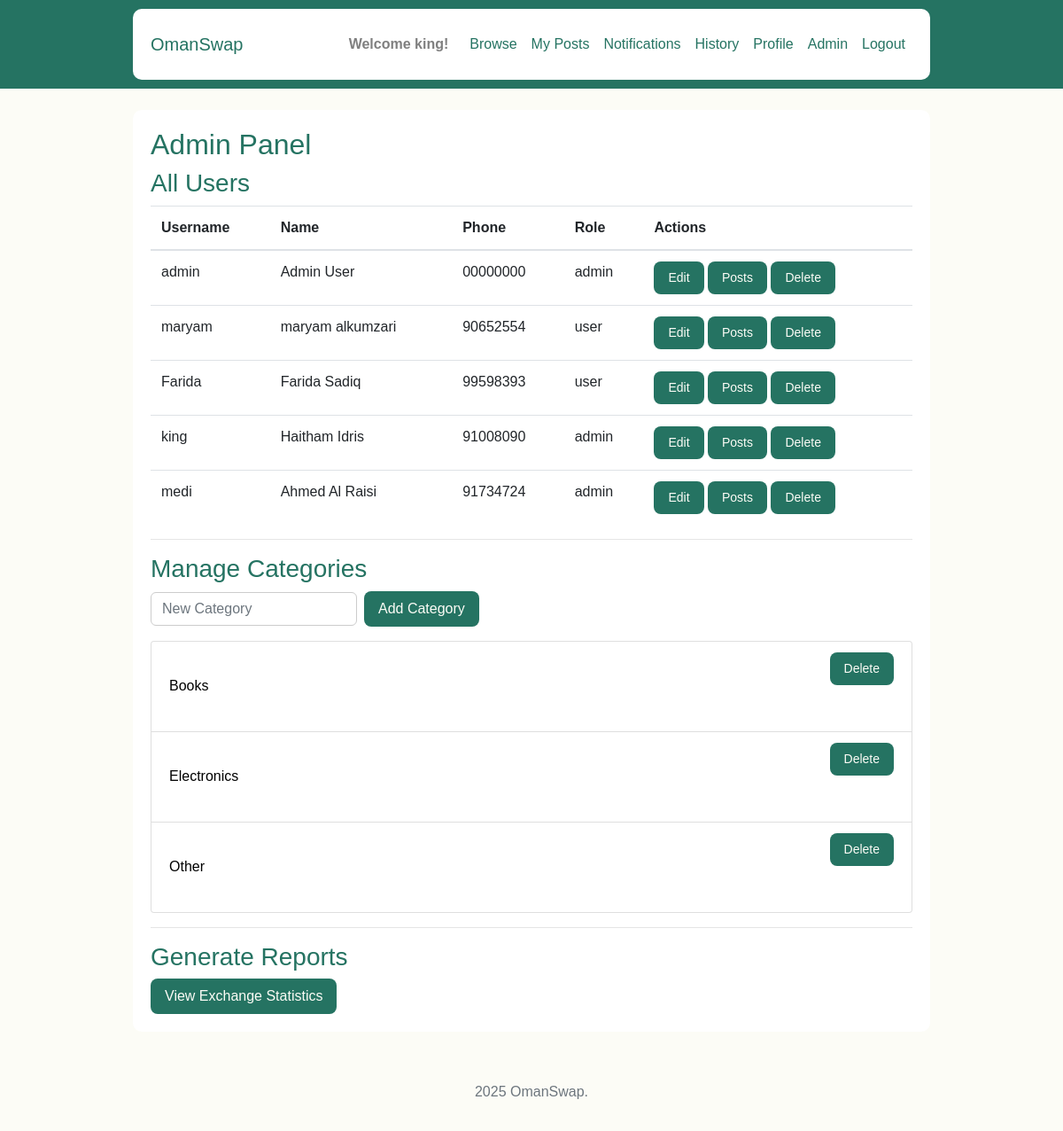
The page /admin (signed in) on the database its author committed.
### app/models.py (models this page shows, shortened)
class User(UserMixin, db.Model):
    id = db.Column(db.Integer, primary_key=True)
    username = db.Column(db.String(150), unique=True, nullable=False)
    password = db.Column(db.String(150), nullable=False)
    first_name = db.Column(db.String(100), nullable=False)
    last_name = db.Column(db.String(100), nullable=False)
    bio = db.Column(db.Text)
    phone_number = db.Column(db.String(20), nullable=False)
    province = db.Column(db.String(100), nullable=False)
    role = db.Column(db.String(20), default='user')
    posts = db.relationship('Post', backref='owner', lazy=True)
    exchange_requests_sent = db.relationship('ExchangeRequest', backref='proposer', lazy=True)

class Category(db.Model):
    id = db.Column(db.Integer, primary_key=True)
    name = db.Column(db.String(100), unique=True, nullable=False)

### app/routes.py (the view)
@main.route('/admin')
@login_required
def admin_panel():
    if current_user.role != 'admin':
        flash("Unauthorized access.")
        return redirect(url_for('main.dashboard'))
    users = User.query.all()
    categories = Category.query.order_by(Category.name).all()
    return render_template('admin.html', users=users, categories=categories)

### app/__init__.py (called while the page is built)
def create_app():
    app = Flask(__name__, template_folder='app/templates')
    app.config.from_object('config.Config')
    db.init_app(app)
    migrate.init_app(app, db)
    login_manager.init_app(app)
    login_manager.login_view = 'main.login'
    @login_manager.user_loader
    def load_user(user_id):
        return User.query.get(int(user_id))
    from .routes import main
    app.register_blueprint(main)
    with app.app_context():
        from .models import Category
        if not Category.query.filter_by(name="Other").first():
            db.session.add(Category(name="Other"))
            db.session.commit()
    return app

### app/templates/admin.html
{% extends 'base.html' %}
{% block content %}
<h2>Admin Panel</h2>
<h3>All Users</h3>
<table class="table">
  <thead>
    <tr>
      <th>Username</th>
      <th>Name</th>
      <th>Phone</th>
      <th>Role</th>
      <th>Actions</th>
    </tr>
  </thead>
  <tbody>
    {% for user in users %}
      <tr>
        <td>{{ user.username }}</td>
        <td>{{ user.first_name }} {{ user.last_name }}</td>
        <td>{{ user.phone_number }}</td>
        <td>{{ user.role }}</td>
        <td>
  <a href="{{ url_for('main.edit_user', user_id=user.id) }}" class="btn btn-sm btn-primary">Edit</a>
  <a href="{{ url_for('main.admin_user_posts', user_id=user.id) }}" class="btn btn-sm btn-secondary">Posts</a>
  <form action="{{ url_for('main.delete_user', user_id=user.id) }}" method="POST" style="display:inline;" onsubmit="return confirm('⚠️ Are you sure you want to permanently delete this user and all their data?');">
    <button type="submit" class="btn btn-sm btn-danger">Delete</button>
  </form>
</td>
      </tr>
    {% endfor %}
  </tbody>
</table>
<hr>
<h3>Manage Categories</h3>
<form method="POST" action="{{ url_for('main.add_category') }}" class="form-inline mb-3">
    <input type="text" name="new_category" class="form-control mr-2" placeholder="New Category" required>
    <button type="submit" class="btn btn-primary">Add Category</button>
</form>
<ul class="list-group">
  {% for cat in categories %}
    <li class="list-group-item d-flex justify-content-between align-items-center">
      {{ cat.name }}
      <form action="{{ url_for('main.delete_category', category_id=cat.id) }}" method="POST" style="display:inline;">
        <button type="submit" class="btn btn-sm btn-danger">Delete</button>
      </form>
    </li>
  {% endfor %}
</ul>
<hr>
<h3>Generate Reports</h3>
<a class="btn btn-info" href="{{ url_for('main.exchange_report') }}">View Exchange Statistics</a>
{% endblock %}

### app/templates/base.html (shortened to what this page needs)
<!DOCTYPE html>
<html lang="en">
<head>
    <link href="https://stackpath.bootstrapcdn.com/bootstrap/4.5.2/css/bootstrap.min.css" rel="stylesheet">
    <link href="{{ url_for('static', filename='css/style.css') }}" rel="stylesheet">
</head>
<body>
    <nav class="navbar navbar-expand-lg navbar-light bg-light">
        <div class="container">
            <a class="navbar-brand" href="{{ url_for('main.home') }}">OmanSwap</a>
            <div class="collapse navbar-collapse">
                <ul class="navbar-nav ml-auto">
                    {% if current_user.is_authenticated %}
                        <li class="nav-item">
                            <span class="navbar-text font-weight-bold mr-3">Welcome {{ current_user.username }}!</span>
                        </li>
                        <li class="nav-item"><a class="nav-link" href="{{ url_for('main.dashboard') }}">Browse</a></li>
                        <li class="nav-item"><a class="nav-link" href="{{ url_for('main.my_posts') }}">My Posts</a></li>
                        <li class="nav-item"><a class="nav-link" href="{{ url_for('main.notifications') }}">Notifications</a></li>
                        <li class="nav-item"><a class="nav-link" href="{{ url_for('main.history') }}">History</a></li>
                        <li class="nav-item"><a class="nav-link" href="{{ url_for('main.profile') }}">Profile</a></li>
                        {% if current_user.role == 'admin' %}
                            <li class="nav-item"><a class="nav-link" href="{{ url_for('main.admin_panel') }}">Admin</a></li>
                        {% endif %}
                        <li class="nav-item"><a class="nav-link" href="{{ url_for('main.logout') }}">Logout</a></li>
                    {% else %}
                        <li class="nav-item"><a class="nav-link" href="{{ url_for('main.login') }}">Login</a></li>
                        <li class="nav-item"><a class="nav-link" href="{{ url_for('main.register') }}">Register</a></li>
                    {% endif %}
                </ul>
            </div>
        </div>
    </nav>
    <div class="container mt-4">
        {% block content %}{% endblock %}
    </div>
    <footer class="text-center py-3">
        <p> 2025 OmanSwap.</p>
    </footer>
</body>
</html>

### app/static/css/style.css (style rules this page uses)
html, body { height: 100%; margin: 0; font-family: Arial, sans-serif; background-color: #fcfcf6; color: #000; overflow-x: hidden; overflow-y: auto; }
.container { max-width: 900px; margin: auto; padding: 20px; background-color: #fff; border-radius: 10px; }
.navbar { background-color: #257362 !important; padding: 10px 20px; }
.navbar-brand, .navbar-nav .nav-link { color: #257362 !important; }
.nav-item a.nav-link { padding: 8px 14px; border-radius: 6px; color: #257362 !important; transition: 0.2s; }
.btn, button { background-color: #257362; color: #fcfcf6; border: none; border-radius: 8px; padding: 8px 16px; transition: background-color 0.3s ease; }
.form-control { border-radius: 6px; border: 1px solid #ccc; }
form { margin-bottom: 40px; }
footer { text-align: center; padding: 15px; background-color: #fcfcf6; color: #6c757d; margin-top: 40px; }
h1, h2, h3, h4, h5 { color: #257362; }

### rows shown on the page
User: username "king", first_name "Haitham", last_name "Idris", phone_number "91008090", role "admin"
User: username "admin", first_name "Admin", last_name "User", phone_number "00000000", role "admin"
User: username "maryam", first_name "maryam", last_name "alkumzari", phone_number "90652554", role "user"
User: username "Farida", first_name "Farida", last_name "Sadiq", phone_number "99598393", role "user"
User: username "medi", first_name "Ahmed", last_name "Al Raisi", phone_number "91734724", role "admin"
Category: name "Books"
Category: name "Electronics"
Category: name "Other"
